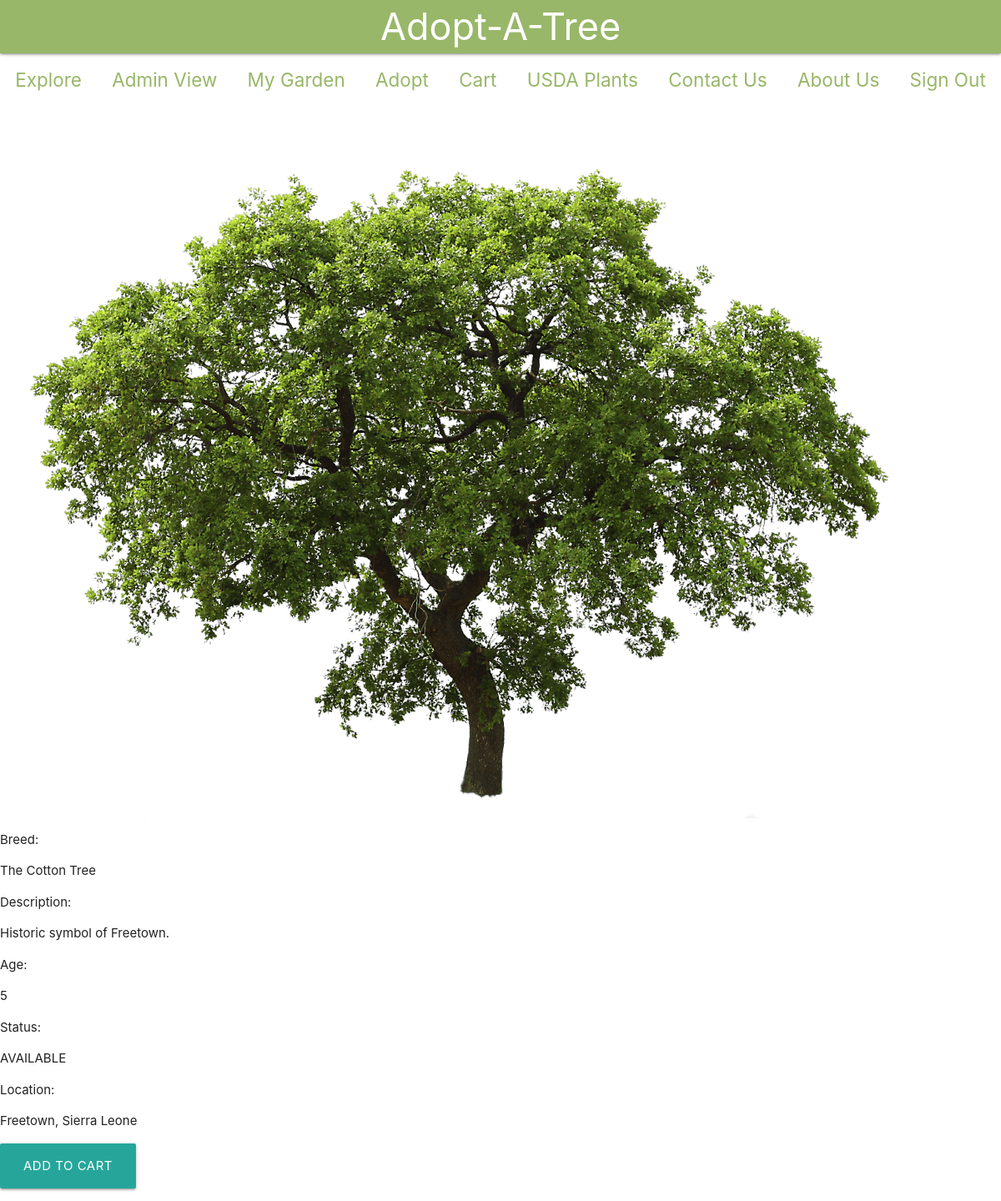
/auth/main/adopt/673 (signed in), run on an earlier commit of the app's database.
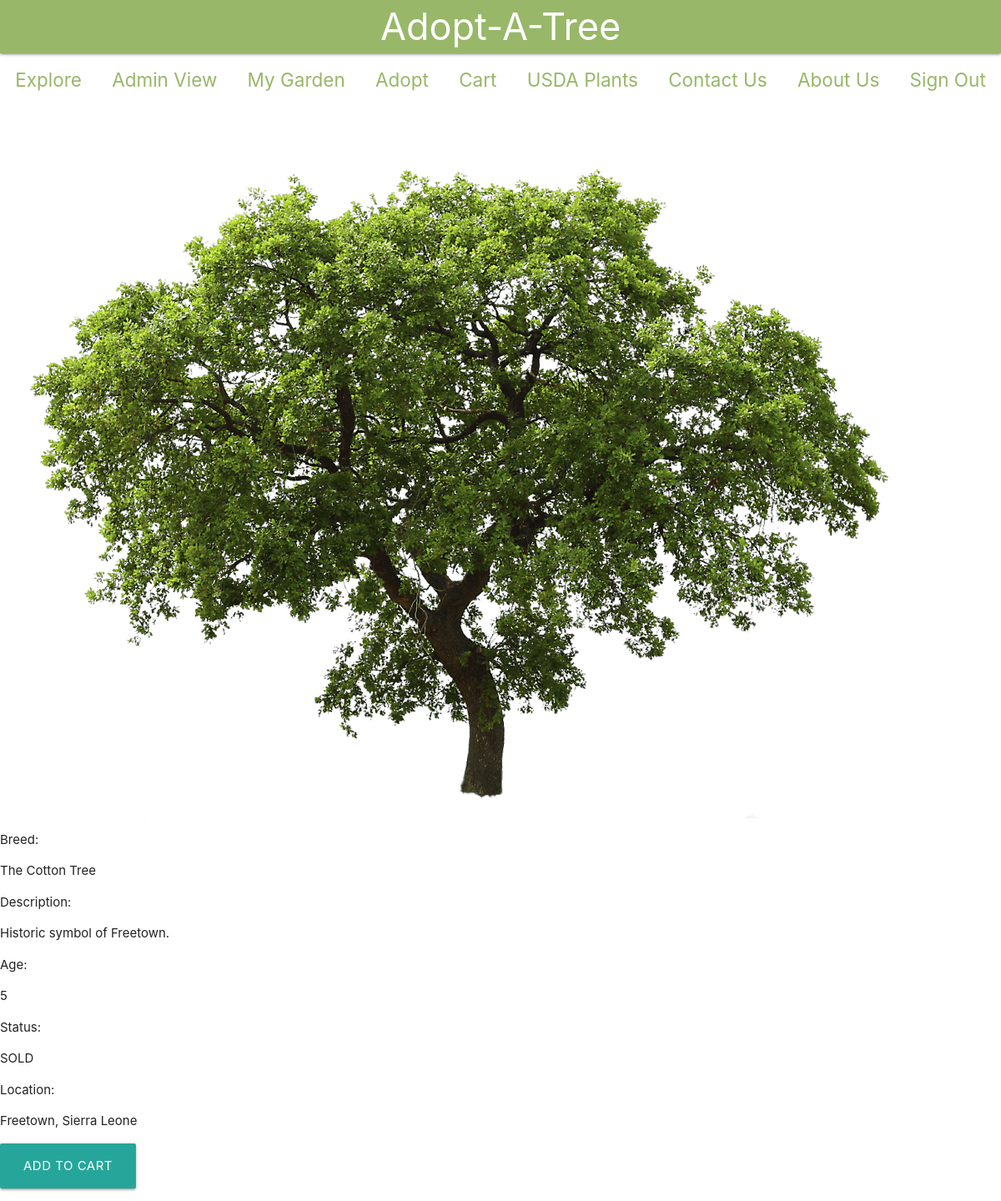
And on a later commit of the database.
### main/models.py (models this page shows)
class Trees(models.Model):
    tree_type_id = models.ForeignKey(TreeType, on_delete=models.CASCADE)
    age = models.IntegerField()
    location = models.CharField(max_length=250)
    AVAILABLE = 'AVAILABLE'
    SOLD = 'SOLD'
    PENDING = 'PENDING'
    STATUS_CHOICES = (
        (AVAILABLE, 'Available'),
        (PENDING, 'Sold'),
        (SOLD, 'Pending'),
    )
    status = models.CharField(
        max_length = 9,
        choices = STATUS_CHOICES,
        default = AVAILABLE
    )

class TreeType(models.Model):
    breed = models.CharField(max_length=250, unique=True)
    description = models.CharField(max_length=250)

### main/views.py (the view, shortened to what this page needs)
# urls.py: path('adopt/<int:trees_id>', views.specificTree, name='specificTree'),
@csrf_exempt
def specificTree(request, trees_id):
    if request.user.is_authenticated is False:
        return HttpResponse('User unauthorized.', status=401)
    if request.method == 'GET':
        tree = Trees.objects.get(id=trees_id)
        location = tree.location # TreeAddress.objects.get(trees_id=tree)
        return render(request, 'main/specificTree.html', {'tree' : tree, 'location': location}, status=200)
    elif request.method == 'DELETE':
        tree = Trees.objects.get(id=trees_id)
        tree.delete()
        return HttpResponse('Tree successfully deleted', status=200)

### templates/main/specificTree.html (shortened to what this page needs)
{% load static from staticfiles %}
 <link rel="stylesheet" href="https://cdnjs.cloudflare.com/ajax/libs/materialize/1.0.0/css/materialize.min.css">
 <link rel="stylesheet" href="{% static 'specifictree.css' %}">
<nav>
    <div class="nav-wrapper">
        <a href="#!" class="brand-logo center">Adopt-A-Tree</a>
    </div>
</nav>
<div class="navbar">
    <ul id="nav-mobile">
        <li><a href="/explore">Explore</a></li>
        <li><a href="/adminview">Admin View</a></li>
        <li><a href="/profile">My Garden</a></li>
        <li><a href="/adopt">Adopt</a></li>
        <li><a href="/cart">Cart</a></li>
        <li><a href="/main/displayplants">USDA Plants</a></li>
        <li><a href="/main/contactus">Contact Us</a></li>
        <li><a href="/main/aboutus">About Us</a></li>
        <li><a href="/auth/signout">Sign Out</a></li>
    </ul>
</div>
{% if tree and location %}
    <div>
        <div class="alldetails">
            <div class="imgtreediv">
                <img class="imgtree" src="/static/img/tree.png" alt="tree"/>
            </div>
            <div class="alldata">
                <ul>
                    <li>Breed: <p>{{ tree.tree_type_id.breed }} </p> </li>
                    <li>Description: <p>{{ tree.tree_type_id.description }}</p></li>
                    <li>Age: <p>{{ tree.age }}</p></li>
                    <li>Status: <p>{{ tree.status }}</p></li>
                    <li>Location: <p>{{location}}</p></li>
                </ul>
            </div>
        </div>
        <form action="/adopt/{{tree.id}}" method="post">
            <input type="submit" class="btn-large" value="Add to Cart">
        </form>
    </div>
{% else %}
    No tree on this page
{% endif %}

What changed in the data, as far as the page shows it:
changed Trees "Freetown, Sierra Leone": status "AVAILABLE" → "SOLD"
